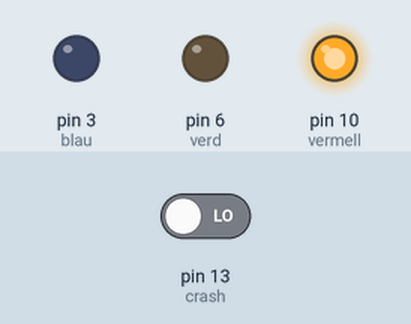
Recording of a sketch running on a simulated Arduino Uno, built with avr-gcc and run on an emulated ATmega328P. Parts: output pins drawn as LEDs (lit = HIGH). The test bench sets the inputs (shaded band); at power-on: pin 13 (crash) LOW.

Above: at 1.2 s.
1.3 s: pin 13 (crash) driven HIGH
At 1.9 s:
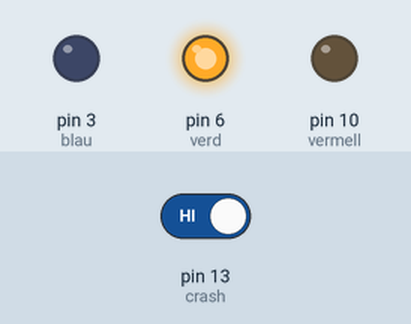
2.8 s: pin 13 (crash) driven LOW
At 3.1 s:
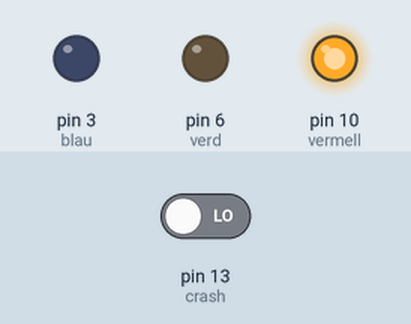
Timing chart, 0 to 5.8 s (numbered marks = the images above; inputs shaded):
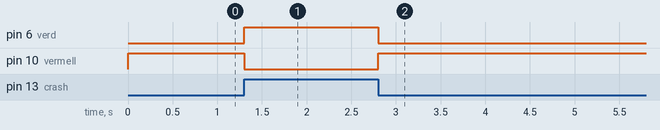

Measured:
- after the input at 1.3 s, pin 6 (verd): LOW → HIGH at once; pin 10 (vermell): HIGH → LOW at once
- after the input at 2.8 s, pin 6 (verd): HIGH → LOW at once; pin 10 (vermell): LOW → HIGH at once

The sketch:

papereraplena.ino
```cpp
int crash = 13;

int vermell =  10;
int verd = 6;
int blau = 3;

void setup() {
  pinMode(crash, INPUT);

  pinMode(vermell, OUTPUT);
  pinMode(verd, OUTPUT);
  pinMode(blau, OUTPUT);
}

void loop() {
  int estat = digitalRead(crash);

  if (estat == HIGH) {
    digitalWrite(vermell, LOW);
    digitalWrite(verd, HIGH);
    digitalWrite(blau, LOW);
  }
  else {
    digitalWrite(vermell, HIGH);
    digitalWrite(verd, LOW);
    digitalWrite(blau, LOW);
  }
}
```
